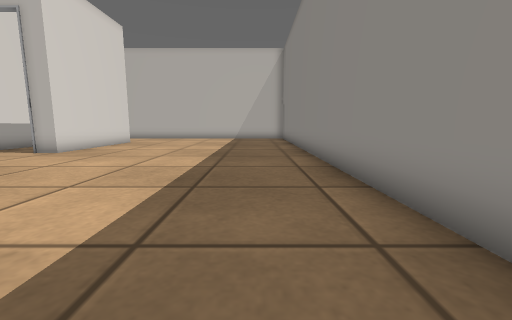
view 1 (above)

24 first-person views from a walk through a world built for the Gazebo simulator. The camera is 0.5 m above the floor, tilts 8° down and sees 90° across. Floor lines are 1 m apart. The floor is counted in squares, 0.5 m on a side. Each view is taken from the middle of a square. On the plan, view 1 faces up. The plan holds only what a view shows up to about 11 squares ahead; the rest is blank. The place goes on beyond the plan. Some surface patterns are stand-ins.

view 2
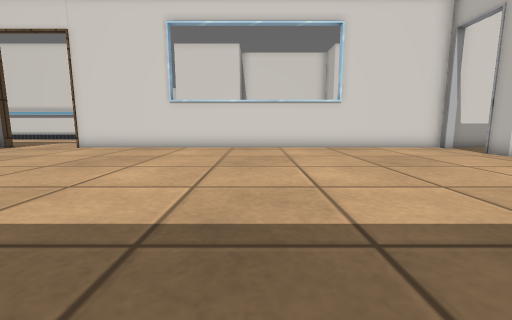

view 3
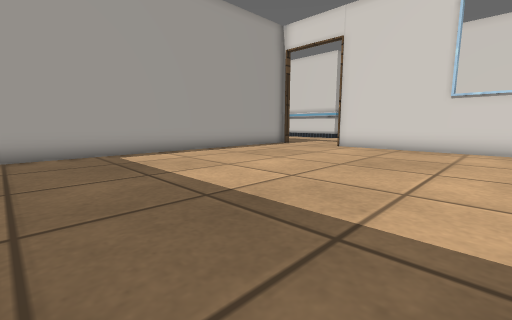

view 4
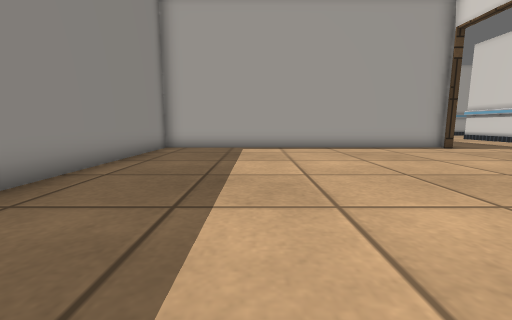

view 5
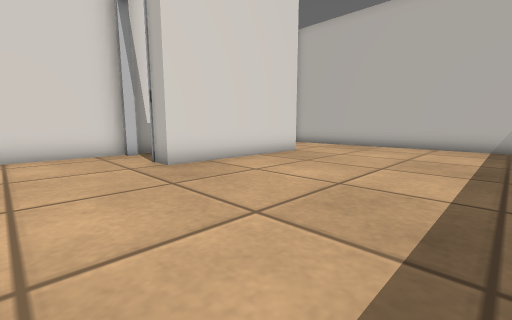

view 6
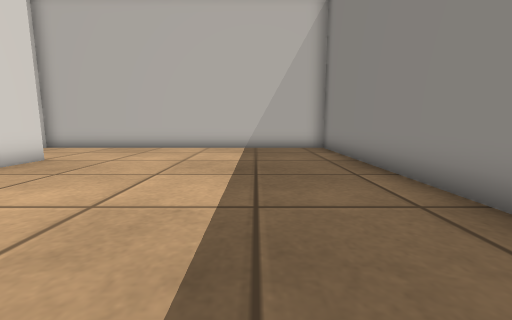

view 7
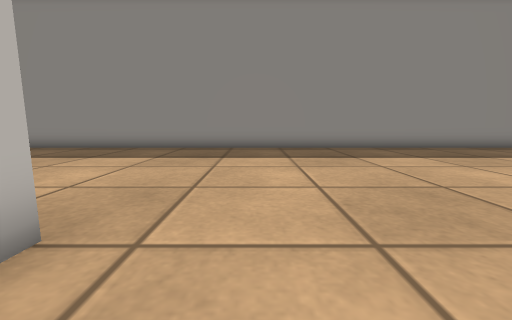

view 8
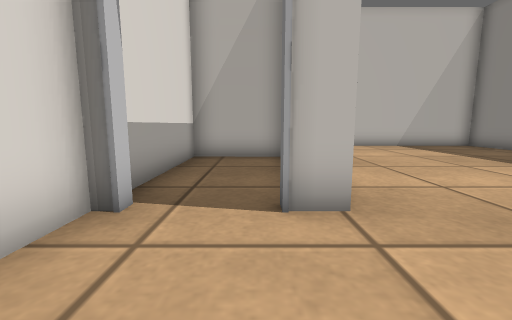

view 9
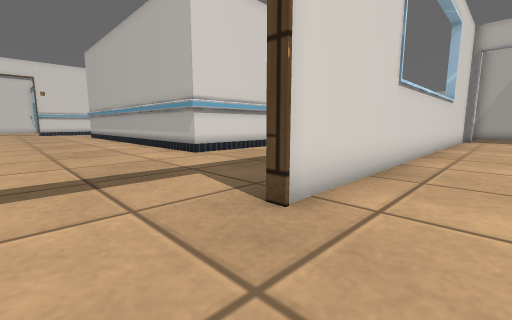

view 10
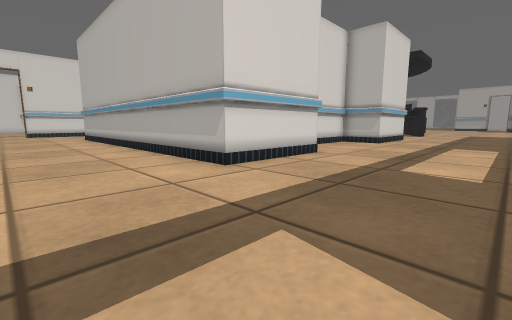

view 11
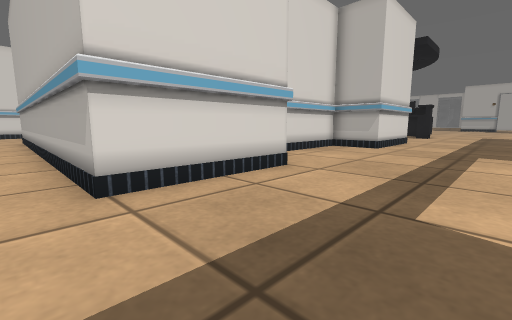

view 12
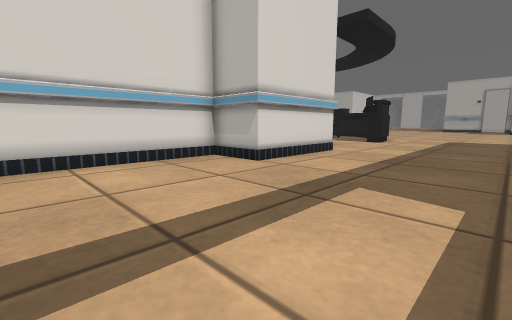

view 13
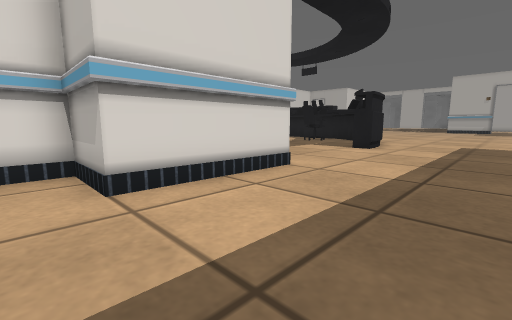

view 14
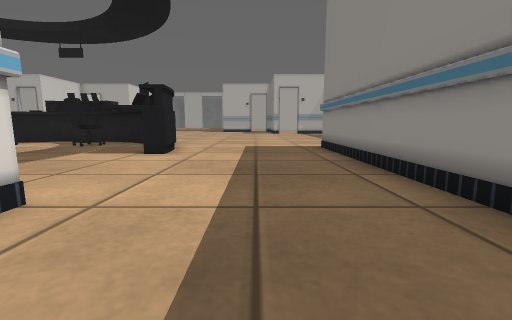

view 15
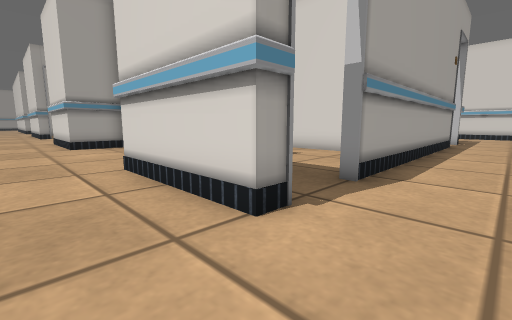

view 16
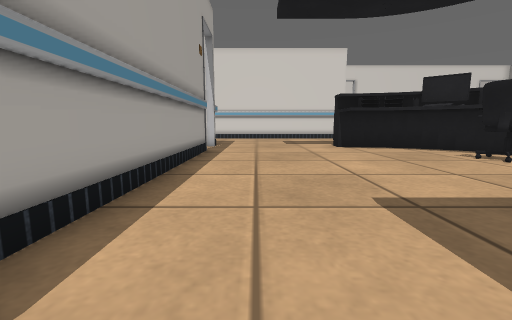

view 17
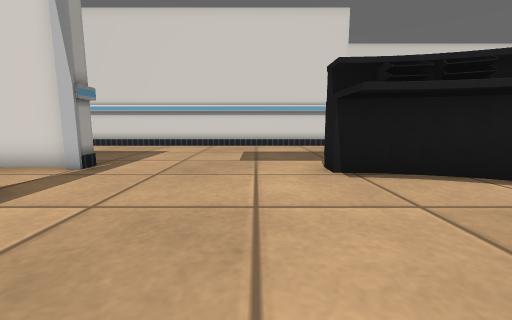

view 18
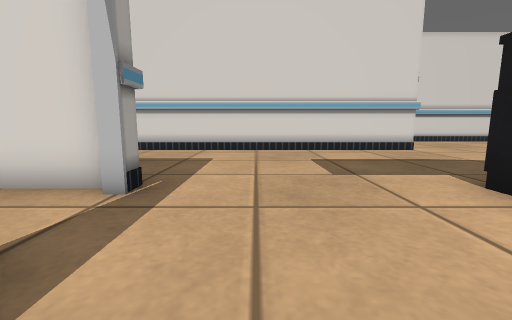

view 19
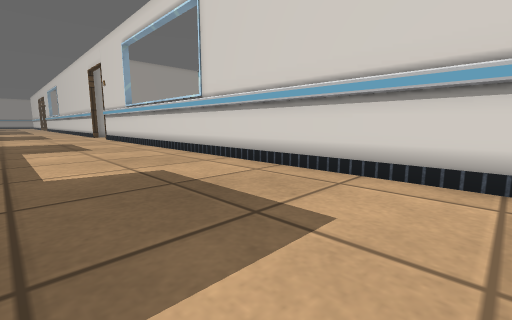

view 20
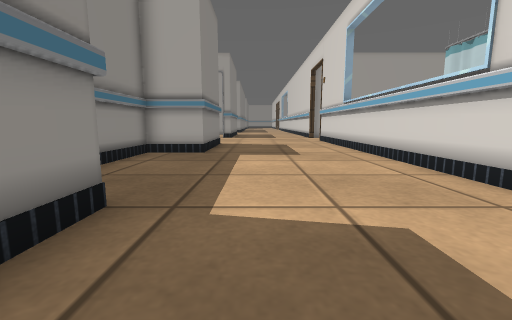

view 21
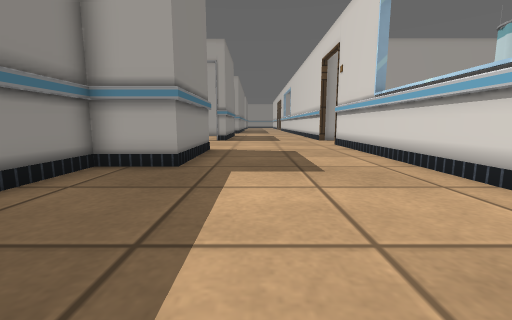

view 22
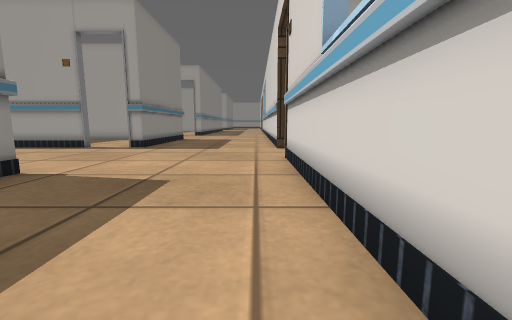

view 23
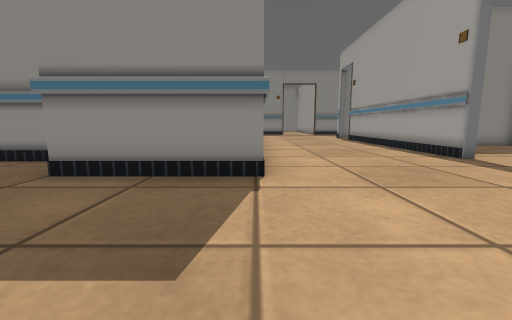

view 24
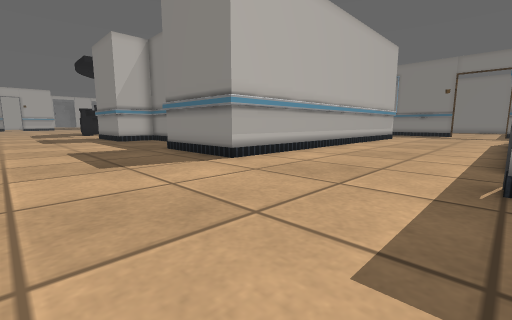

### Floor plan
Points are (right, up) in squares from view 1. A wall is a line through its corners. A room is listed if a view was taken in it or the views show most of it. See-through windows are left out.
Room 1 (views 1, 2, 3, 4, 5, 6, 7, 8, 9)
walls: (-9.9, 8.8) (-9.9, -6.6); (-9.6, 9.2) (-9.6, 8.8); (-7.1, 13.8) (-9.9, 13.9) (-9.9, 9.2); (-6.9, 14.2) (-6.9, 8.8) (-7.7, 8.8) (-7.7, 9.2); (-9.9, -9.9) (1.9, -9.9) (1.9, 17.9) (-10, 17.8)
ways out: opening at (-10, -8) to room 2
Room 2 (views 10, 11, 12, 13, 14, 15, 16, 17, 18, 19, 20, 21, 22, 23, 24)
walls: (-30.1, 5.9) (-30.1, 7.4); (-27.8, 10.1) (-18.4, 10.1) (-18.4, 9.8); (-30.3, 10.1) (-29.6, 10.1) (-29.6, 9.8); (-17.9, 0) (-15.9, 0) (-15.9, -4.1) (-30.1, -4.1) (-30.1, 0) (-28.1, 0) (-28.1, 3); (-16.5, 10.1) (-15.9, 10.1) (-15.9, 6) (-17.9, 6) (-17.9, 0.9); (-35.9, 18.2) (-35.9, -6.6); (-27.7, -10.4) (-27.7, -9.9) (-23.5, -9.9); (-30.1, -10.5) (-30.1, -9.9) (-29.5, -9.9); (-36.2, -9.6) (-35.8, -9.6); (-10.1, 9.8) (-10.1, 18.2); (-9.9, -6.6) (-10.2, -6.6); (-10.2, -9.6) (-9.9, -9.6)
ways out: opening at (-10, -8) to room 1; opening at (-36, -8.5); opening at (-28.5, 10); opening at (-17.5, 10)
objects: person (-30, 16) to (-27, 18); person (-25, 18); person (-19, 16) to (-16, 18)

Where each view was taken, in squares from view 1:
view 1: 0 up, 0 right, facing up
view 2: 1 up, 1 right, facing left
view 3: 1 down, 1 right, facing down-left
view 4: 1 up, 2 left, facing down
view 5: 6 up, 1 left, facing up-left
view 6: 7 up, 1 left, facing up
view 7: 7 up, 9 left, facing right
view 8: 6 up, 8 left, facing up
view 9: 9 down, 8 left, facing up-left
view 10: 8 down, 11 left, facing up-left
view 11: 5 down, 12 left, facing up-left
view 12: 1 up, 11 left, facing up-left
view 13: 5 up, 12 left, facing up-left
view 14: 7 up, 13 left, facing up
view 15: 12 up, 14 left, facing down-left
view 16: 12 up, 18 left, facing left
view 17: 14 up, 24 left, facing left
view 18: 12 up, 26 left, facing left
view 19: 12 up, 31 left, facing down-left
view 20: 9 up, 32 left, facing down
view 21: 6 up, 32 left, facing down
view 22: 1 up, 35 left, facing down
view 23: 4 down, 35 left, facing right
view 24: 10 down, 35 left, facing up-right
